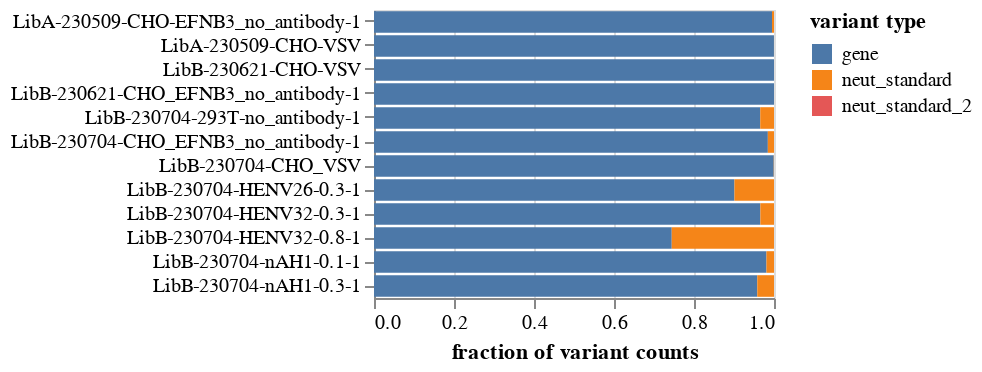

Notebook code cell kept with this figure:
### Markdown cell above
Plot fraction of all counts that are to each type of target:

### Code cell
target_fracs = (
    variants.variant_count_df.groupby(["sample", "library", "target"])
    .aggregate(total_counts=pd.NamedAgg("count", "sum"))
    .assign(
        frac_counts=lambda x: (
            x["total_counts"]
            / x.groupby(["sample", "library"])["total_counts"].transform("sum")
        )
    )
    .drop(columns="total_counts")
    .reset_index()
    .merge(barcode_runs, validate="many_to_one")
)

target_selection = alt.selection_point(fields=["target"], bind="legend")

target_fracs_chart = (
    alt.Chart(target_fracs)
    .encode(
        x=alt.X("frac_counts", title="fraction of variant counts"),
        y=alt.Y("sample", title=None, sort=samples),
        color=alt.Color(
            "target",
            title="variant type",
            scale=alt.Scale(domain=target_fracs["target"].unique()),
        ),
        tooltip=[
            alt.Tooltip(c, format=".3g") if c == "frac_counts" else c
            for c in target_fracs.columns
        ],
    )
    .mark_bar()
    .properties(width=200, height=alt.Step(12))
    .configure_axis(labelLimit=500)
    .add_params(*selections, target_selection)
    .transform_filter(target_selection)
)
for selection in selections:
    target_fracs_chart = target_fracs_chart.transform_filter(selection)

target_fracs_chart

### Figure 1 — Vega-Lite specification as saved in the notebook (floating-point values rounded to 4 significant figures)
{"config": {"view": {"continuousWidth": 300, "continuousHeight": 300}, "axis": {"labelLimit": 500}}, "data": {"name": "data-318cfc6b874a4408733883695c90e72c"}, "mark": {"type": "bar"}, "encoding": {"color": {"field": "target", "scale": {"domain": ["gene", "neut_standard", "neut_standard_2"]}, "title": "variant type", "type": "nominal"}, "tooltip": [{"field": "sample", "type": "nominal"}, {"field": "library", "type": "nominal"}, {"field": "target", "type": "nominal"}, {"field": "frac_counts", "format": ".3g", "type": "quantitative"}, {"field": "date", "type": "nominal"}], "x": {"field": "frac_counts", "title": "fraction of variant counts", "type": "quantitative"}, "y": {"field": "sample", "sort": ["LibA-230509-CHO-EFNB3_no_antibody-1", "LibA-230509-CHO-VSV", "LibB-230621-CHO-VSV", "LibB-230621-CHO_EFNB3_no_antibody-1", "LibB-230704-293T-no_antibody-1", "LibB-230704-CHO_EFNB3_no_antibody-1", "LibB-230704-CHO_VSV", "LibB-230704-HENV26-0.3-1", "LibB-230704-HENV32-0.3-1", "LibB-230704-HENV32-0.8-1", "LibB-230704-nAH1-0.1-1", "LibB-230704-nAH1-0.3-1"], "title": null, "type": "nominal"}}, "height": {"step": 12}, "params": [{"name": "param_1", "select": {"type": "point", "fields": ["library"]}, "bind": {"input": "select", "options": [null, "LibA", "LibB"], "labels": ["all", "LibA", "LibB"], "name": "library"}}, {"name": "param_2", "select": {"type": "point", "fields": ["date"]}, "bind": {"input": "select", "options": [null, "2023-05-09", "2023-06-21", "2023-07-04"], "labels": ["all", "2023-05-09", "2023-06-21", "2023-07-04"], "name": "date"}}, {"name": "param_5", "select": {"type": "point", "fields": ["target"]}, "bind": "legend"}], "transform": [{"filter": {"param": "param_5"}}, {"filter": {"param": "param_1"}}, {"filter": {"param": "param_2"}}], "width": 200, "$schema": "https://vega.github.io/schema/vega-lite/v5.8.0.json", "datasets": {"data-318cfc6b874a4408733883695c90e72c": [{"sample": "LibA-230509-CHO-EFNB3_no_antibody-1", "library": "LibA", "target": "gene", "frac_counts": 0.995, "date": "2023-05-09"}, {"sample": "LibA-230509-CHO-EFNB3_no_antibody-1", "library": "LibA", "target": "neut_standard", "frac_counts": 0.004994, "date": "2023-05-09"}, {"sample": "LibA-230509-CHO-EFNB3_no_antibody-1", "library": "LibA", "target": "neut_standard_2", "frac_counts": 0.0, "date": "2023-05-09"}, {"sample": "LibA-230509-CHO-VSV", "library": "LibA", "target": "gene", "frac_counts": 0.9999, "date": "2023-05-09"}, {"sample": "LibA-230509-CHO-VSV", "library": "LibA", "target": "neut_standard", "frac_counts": 7.27e-05, "date": "2023-05-09"}, {"sample": "LibA-230509-CHO-VSV", "library": "LibA", "target": "neut_standard_2", "frac_counts": 0.0, "date": "2023-05-09"}, {"sample": "LibB-230621-CHO-VSV", "library": "LibB", "target": "gene", "frac_counts": 1.0, "date": "2023-06-21"}, {"sample": "LibB-230621-CHO-VSV", "library": "LibB", "target": "neut_standard", "frac_counts": 2.205e-07, "date": "2023-06-21"}, {"sample": "LibB-230621-CHO-VSV", "library": "LibB", "target": "neut_standard_2", "frac_counts": 0.0, "date": "2023-06-21"}, {"sample": "LibB-230621-CHO_EFNB3_no_antibody-1", "library": "LibB", "target": "gene", "frac_counts": 1.0, "date": "2023-06-21"}, {"sample": "LibB-230621-CHO_EFNB3_no_antibody-1", "library": "LibB", "target": "neut_standard", "frac_counts": 2.06e-06, "date": "2023-06-21"}, {"sample": "LibB-230621-CHO_EFNB3_no_antibody-1", "library": "LibB", "target": "neut_standard_2", "frac_counts": 0.0, "date": "2023-06-21"}, {"sample": "LibB-230704-293T-no_antibody-1", "library": "LibB", "target": "gene", "frac_counts": 0.9656, "date": "2023-07-04"}, {"sample": "LibB-230704-293T-no_antibody-1", "library": "LibB", "target": "neut_standard", "frac_counts": 0.03435, "date": "2023-07-04"}, {"sample": "LibB-230704-293T-no_antibody-1", "library": "LibB", "target": "neut_standard_2", "frac_counts": 0.0, "date": "2023-07-04"}, {"sample": "LibB-230704-CHO_EFNB3_no_antibody-1", "library": "LibB", "target": "gene", "frac_counts": 0.9846, "date": "2023-07-04"}, {"sample": "LibB-230704-CHO_EFNB3_no_antibody-1", "library": "LibB", "target": "neut_standard", "frac_counts": 0.01539, "date": "2023-07-04"}, {"sample": "LibB-230704-CHO_EFNB3_no_antibody-1", "library": "LibB", "target": "neut_standard_2", "frac_counts": 0.0, "date": "2023-07-04"}, {"sample": "LibB-230704-CHO_VSV", "library": "LibB", "target": "gene", "frac_counts": 0.9994, "date": "2023-07-04"}, {"sample": "LibB-230704-CHO_VSV", "library": "LibB", "target": "neut_standard", "frac_counts": 0.0005939, "date": "2023-07-04"}, {"sample": "LibB-230704-CHO_VSV", "library": "LibB", "target": "neut_standard_2", "frac_counts": 0.0, "date": "2023-07-04"}, {"sample": "LibB-230704-HENV26-0.3-1", "library": "LibB", "target": "gene", "frac_counts": 0.9011, "date": "2023-07-04"}, {"sample": "LibB-230704-HENV26-0.3-1", "library": "LibB", "target": "neut_standard", "frac_counts": 0.09892, "date": "2023-07-04"}, {"sample": "LibB-230704-HENV26-0.3-1", "library": "LibB", "target": "neut_standard_2", "frac_counts": 0.0, "date": "2023-07-04"}, {"sample": "LibB-230704-HENV32-0.3-1", "library": "LibB", "target": "gene", "frac_counts": 0.9659, "date": "2023-07-04"}, {"sample": "LibB-230704-HENV32-0.3-1", "library": "LibB", "target": "neut_standard", "frac_counts": 0.03407, "date": "2023-07-04"}, {"sample": "LibB-230704-HENV32-0.3-1", "library": "LibB", "target": "neut_standard_2", "frac_counts": 0.0, "date": "2023-07-04"}, {"sample": "LibB-230704-HENV32-0.8-1", "library": "LibB", "target": "gene", "frac_counts": 0.7444, "date": "2023-07-04"}, {"sample": "LibB-230704-HENV32-0.8-1", "library": "LibB", "target": "neut_standard", "frac_counts": 0.2556, "date": "2023-07-04"}, {"sample": "LibB-230704-HENV32-0.8-1", "library": "LibB", "target": "neut_standard_2", "frac_counts": 0.0, "date": "2023-07-04"}, {"sample": "LibB-230704-nAH1-0.1-1", "library": "LibB", "target": "gene", "frac_counts": 0.9811, "date": "2023-07-04"}, {"sample": "LibB-230704-nAH1-0.1-1", "library": "LibB", "target": "neut_standard", "frac_counts": 0.01887, "date": "2023-07-04"}, {"sample": "LibB-230704-nAH1-0.1-1", "library": "LibB", "target": "neut_standard_2", "frac_counts": 0.0, "date": "2023-07-04"}, {"sample": "LibB-230704-nAH1-0.3-1", "library": "LibB", "target": "gene", "frac_counts": 0.9582, "date": "2023-07-04"}, {"sample": "LibB-230704-nAH1-0.3-1", "library": "LibB", "target": "neut_standard", "frac_counts": 0.04176, "date": "2023-07-04"}, {"sample": "LibB-230704-nAH1-0.3-1", "library": "LibB", "target": "neut_standard_2", "frac_counts": 0.0, "date": "2023-07-04"}]}}
